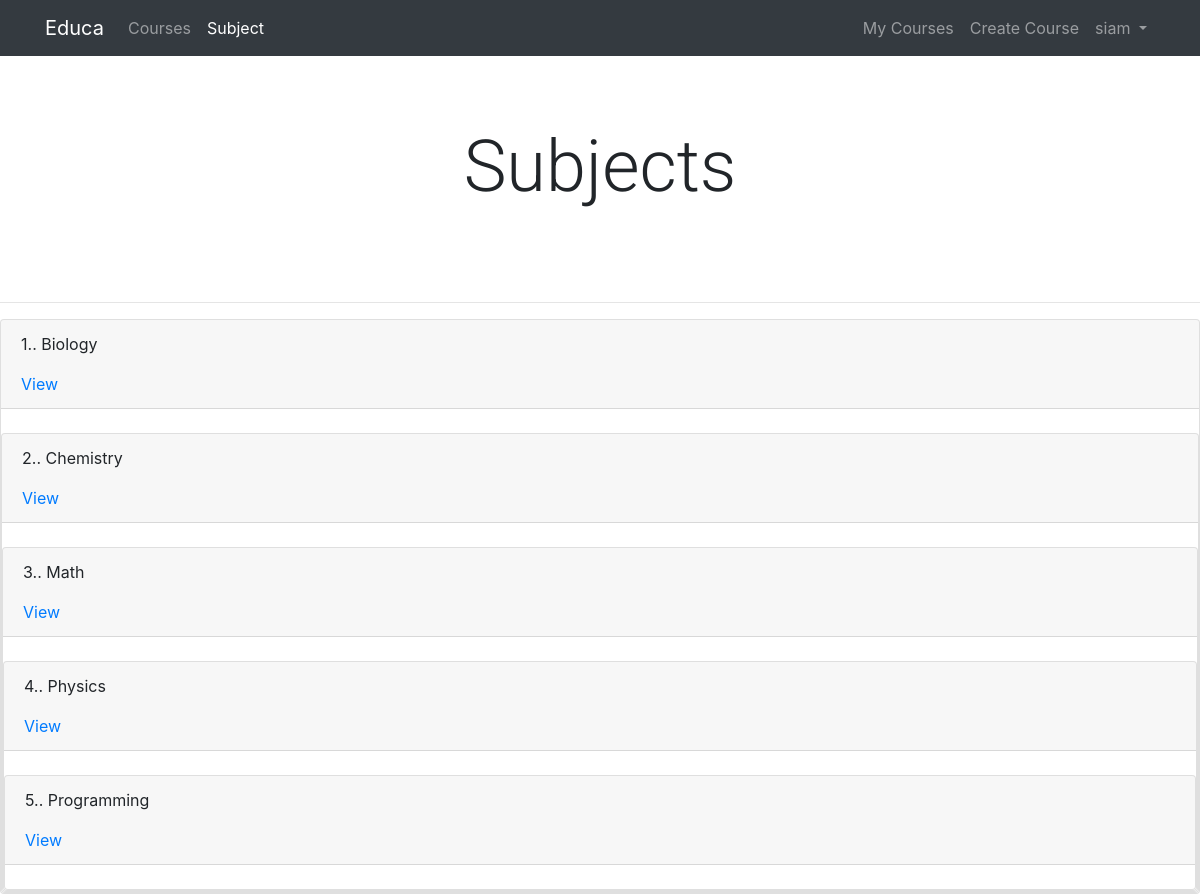
Page /course/subject/ (signed in) on the committed database.
### courses/models.py (models this page shows, shortened)
class Subject(models.Model):
    title = models.CharField(max_length=200)
    slug = models.SlugField(max_length=200, unique=True)
    class Meta:
        ordering = ['title']

### courses/views.py (the view)
class SubjectListView(ListView):
    model = Subject
    template_name = 'courses/subject/list.html'

### courses/templatetags/course.py (called while the page is built)
@register.filter(name='has_group')
def has_group(user, group_name):
    group = Group.objects.get(name=group_name)
    return True if group in user.groups.all() else False

### templates/courses/subject/list.html
{% extends 'base.html' %}
{% block content %}
<br>
<h2 class="display-3"> Subjects </h2>
<br>
<br>
<hr>
{% for sub in object_list %}
    <div class="card">
<div class="card-header">
        <p><span class='text-weight-bold'> {{forloop.counter}}.</span>. {{sub.title}}</p>
        <a href="{% url 'course_list_subject' sub.slug %}" >View</a>
</div>
    <br />
  {% endfor %}
{% endblock content %}

### templates/base/navbar.html (shortened to what this page needs)
{% load course %}
{% url 'course_list' as course_list %}
{% url 'home' as home_url %}
{% url 'sub_list' as subject_url %}
{% url 'manage_course_list' as mine %}
{% url 'student_course_list' as std %}
{% url 'course_create' as create_url %}
<div  class="navbar navbar-expand-md navbar-dark bg-dark mb-4">
  <div class="container">
    <a href="{{ home_url }}" class=" navbar-brand">Educa</a>
<div class="collapse navbar-collapse" id="navbarSupportedContent">
     <ul class="navbar-nav mr-auto">
       <li class="nav-item {% if request.path == course_list %}active{% endif %}">
         <a class="nav-link" href="{{ course_list }}">Courses <span class="sr-only">(current)</span></a>
       </li>
       <li class="nav-item {% if request.path == subject_url %}active{% endif %}">
         <a class="nav-link" href="{{ subject_url }}">Subject</a>
       </li>
     </ul>
 </div>
 <div class="collapse navbar-collapse" id="navbarCollapse">
     {% if user.is_authenticated %}
       <ul class="navbar-nav ml-auto">
        {% if request.user|has_group:"Instructors" %}
         <li class="nav-item {% if request.path == mine %}active{% endif %}">
           <a class="nav-link" href="{{mine}}">My Courses</a>
         </li>
         <li class="nav-item {% if request.path == create_url %}active{% endif %}">
           <a class="nav-link" href="{{create_url}}">Create Course</a>
         </li>
         {% else %}
         <li class="nav-item {% if request.path == std %}active{% endif %}">
           <a class="nav-link" href="{{std}}">Enrolled Courses</a>
         </li>
         {% endif %}
           <li class="nav-item">
             <a class="nav-link dropdown-toggle" href="#" id="userMenu"
               data-toggle="dropdown" aria-haspopup="true"
               aria-expanded="false">
               {{ user.username }}
             </a>
           </li>
         </ul>
       {% endif %}
     </div>
  </div>
</div>

### static/css/slider.css (style rules this page uses)
h2 { text-align:center; padding: 20px; }

### static/css/base.css (style rules this page uses)
body { margin:0; font-family:'Roboto', sans-serif; font-weight:400; color:#333; }
a { color:#3fad37; text-decoration:none; }
ul { float:left; }
h1, h2, h3, h4, h5, h6 { font-family:'Roboto', sans-serif; font-weight:300; }

### rows in the picture
Subject: title "Biology"
Subject: title "Chemistry"
Subject: title "Math"
Subject: title "Physics"
Subject: title "Programming"

### other values in the picture
{{ user.username }} "siam"
